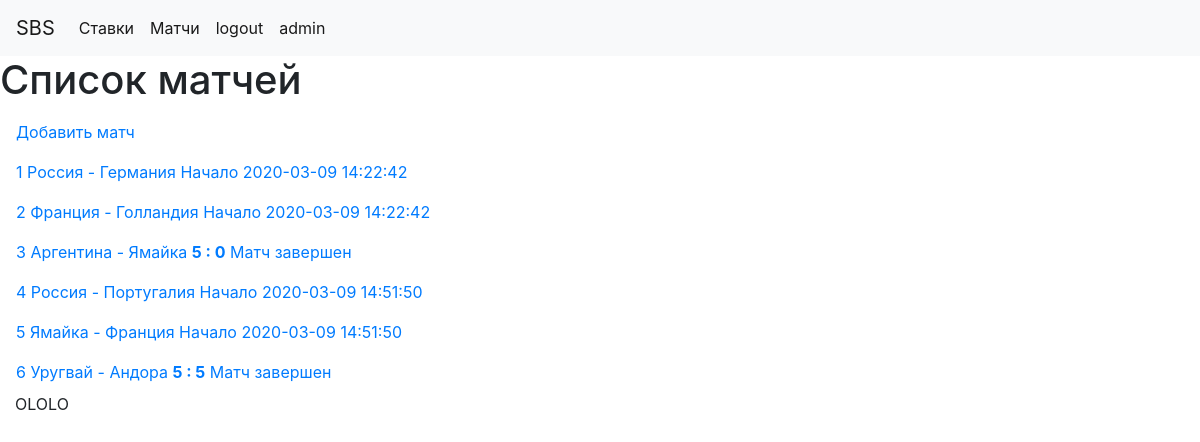
/matchs (signed in), run on the app's committed database.
### app/models.py (models this page shows, shortened)
class User(UserMixin, db.Model):
    id = db.Column(db.Integer, primary_key=True)
    username = db.Column(db.String(64), index=True, unique=True)
    email = db.Column(db.String(120), index=True, unique=True)
    password_hash = db.Column(db.String(128))
    pred = db.relationship('Bets', backref='author', lazy='dynamic')
    avatar = db.Column(db.String(128))
    about_me = db.Column(db.String(140))
    fio = db.Column(db.String(140))

class Match(db.Model):
    id = db.Column(db.Integer, primary_key=True)
    team1 = db.Column(db.String(64))
    team2 = db.Column(db.String(64))
    t1_res =  db.Column(db.Integer)
    t2_res = db.Column(db.Integer)
    timestamp = db.Column(db.DateTime, index=True, default=datetime.utcnow)
    completed = db.Column(db.Boolean, default=False)

### app/routes.py (the view)
@app.route('/matchs', methods=['GET', 'POST'])
@login_required
def matchs():
    matchs = Match.query.all()
    return render_template('matchs.html', matchs= matchs)

### app/models.py (called while the page is built)
@login.user_loader
def load_user(id):
    return User.query.get(int(id))

### app/templates/matchs.html (shortened to what this page needs)
{% extends  'base.html' %}
{% block content_title %}
    Список матчей
{% endblock %}
{% block content%}
    {% if current_user.username == 'admin' %}
    <a class="nav-item nav-link active" href="{{ url_for('matchadd') }}">Добавить матч <span class="sr-only">(current)</span></a>
    {% for match in matchs %}
<div><a class="nav-item nav-link active" href="{{ url_for('editmatchs', match_id = match.id) }}">
    {{match.id}} {{match.team1}} - {{match.team2}}
    {% if match.completed%}
    <b>{{match.t1_res}} : {{match.t2_res}}</b> Матч завершен
    {%else%} Начало {{match.timestamp}}
    {% endif %}  </a></div>
        {% endfor %}
    {% endif %}
    <div class="col-md-3">
        OLOLO
    </div>
{% endblock %}

### app/templates/base.html (shortened to what this page needs)
<!DOCTYPE html>
<html lang="en">
<head>
    <link rel="stylesheet" href="https://stackpath.bootstrapcdn.com/bootstrap/4.4.1/css/bootstrap.min.css">
</head>
<body>
<nav class="navbar navbar-expand-lg navbar-light bg-light">
    <a class="navbar-brand" href="{{ url_for('index') }}">SBS</a>
    <div class="collapse navbar-collapse" id="navbarNavAltMarkup">
        <div class="navbar-nav">
            <a class="nav-item nav-link active" href="{{ url_for('bets') }}">Ставки <span class="sr-only">(current)</span></a>
             <a class="nav-item nav-link active" href="{{ url_for('matchs') }}">Матчи <span class="sr-only">(current)</span></a>
        {% if current_user.is_anonymous %}
            <a class="nav-item nav-link active" href="{{ url_for('login') }}">login <span class="sr-only">(current)</span></a>
            <a class="nav-item nav-link active" href="{{ url_for('register') }}">Регистрация <span class="sr-only">(current)</span></a>
        {% else %}
            <a class="nav-item nav-link active" href="{{ url_for('logout') }}">logout <span class="sr-only">(current)</span></a>
        {% endif %}
        <a class="nav-item nav-link active" href="{{ url_for('user', username=current_user.username) }}" >{{ current_user.username }}</a>
    </div>
    </div>
</nav>
<h1>
    {% block content_title %}
    {% endblock %}
</h1>
    {% block content%}
    {% endblock %}
</body>
</html>

### data on the page
User: username "admin"
Match: id "1", team1 "Россия", team2 "Германия", timestamp "2020-03-09 14:22:42"
Match: id "2", team1 "Франция", team2 "Голландия", timestamp "2020-03-09 14:22:42"
Match: id "3", team1 "Аргентина", team2 "Ямайка", t1_res "5", t2_res "0"
Match: id "4", team1 "Россия", team2 "Португалия", timestamp "2020-03-09 14:51:50"
Match: id "5", team1 "Ямайка", team2 "Франция", timestamp "2020-03-09 14:51:50"
Match: id "6", team1 "Уругвай", team2 "Андора", t1_res "5", t2_res "5"
